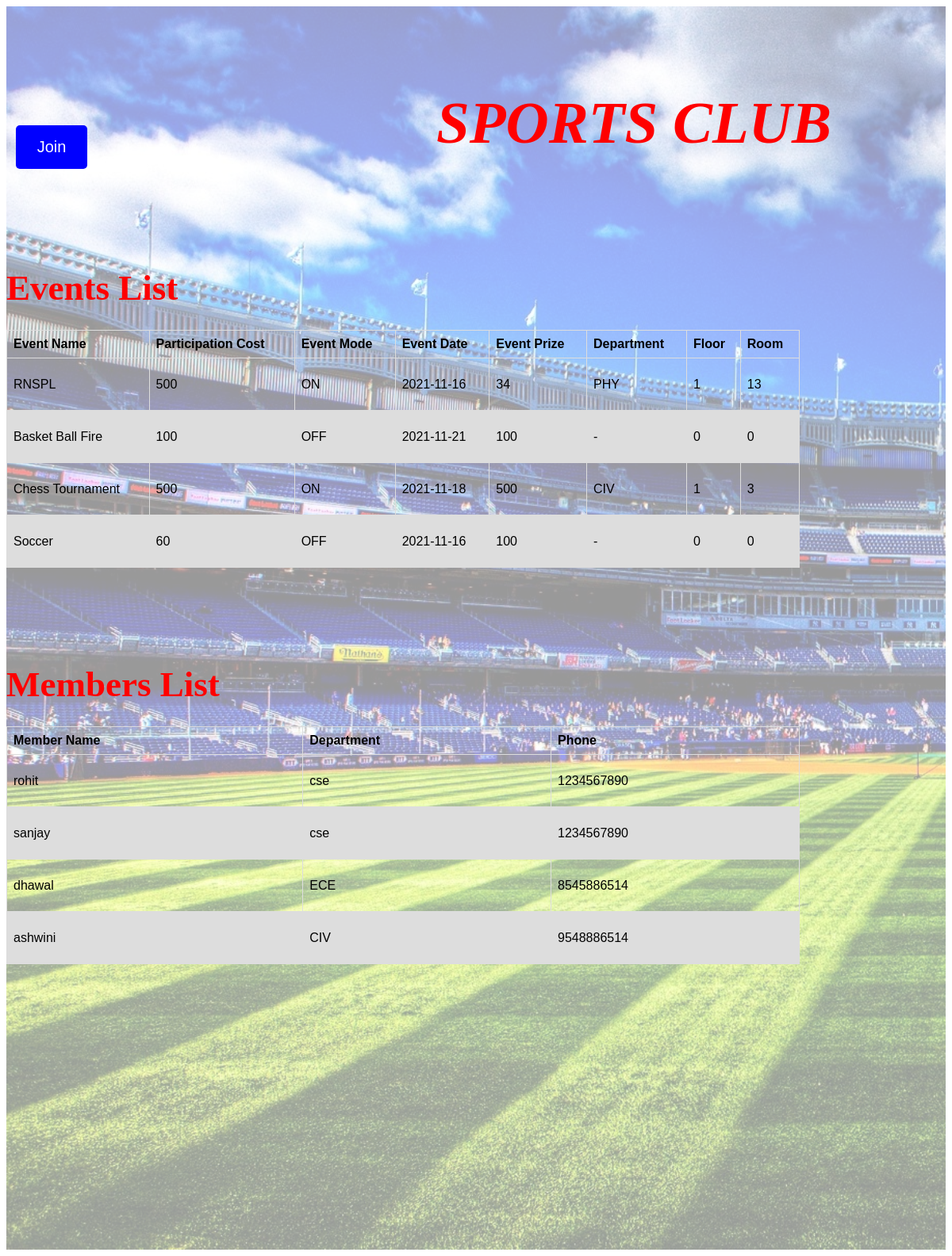
The app's page /participant/p_sports.php with its own data.
### tables this page shows
CREATE TABLE `events` (
  `EID` int(11) NOT NULL,
  `EVENT_NAME` varchar(128) DEFAULT NULL,
  `PARTICIPATION_COST` varchar(128) DEFAULT NULL,
  `EVENT_MODE` varchar(128) DEFAULT NULL,
  `EVENT_DATE` date DEFAULT NULL,
  `EVENT_PRIZES` varchar(128) DEFAULT NULL,
  `CID` int(11) DEFAULT NULL,
  `LID` int(11) DEFAULT NULL,
  `EXID` int(11) DEFAULT NULL
);

CREATE TABLE `location` (
  `LID` int(11) NOT NULL,
  `DEPARTMENT` varchar(128) DEFAULT NULL,
  `FLOOR` int(11) DEFAULT NULL,
  `ROOM` int(11) DEFAULT NULL
);

CREATE TABLE `member` (
  `MID` int(11) NOT NULL,
  `NAME` varchar(128) DEFAULT NULL,
  `DEPARTMENT` varchar(128) DEFAULT NULL,
  `USN` varchar(128) DEFAULT NULL,
  `PHNO` varchar(128) DEFAULT NULL,
  `CID` int(11) DEFAULT NULL
);

### participant/p_sports.php (the view, shortened to what this page needs)
<?php
$m_sports1 = [];
$m_sports2 = [];
try
{
    $pdo = new PDO("mysql:host=localhost;dbname=project", "manasa", "2929");
    $pdo->setAttribute(PDO::ATTR_ERRMODE, PDO::ERRMODE_EXCEPTION);
    $all_sports1 = $pdo->query("SELECT * FROM events,location where events.CID=1 and events.LID=location.LID");
		$all_sports2= $pdo->query("SELECT NAME,DEPARTMENT,PHNO  FROM member WHERE CID=1");
    while ( $row = $all_sports1->fetch(PDO::FETCH_OBJ) )
		{
		    $m_sports1[] = $row;
		}
		while ( $row = $all_sports2->fetch(PDO::FETCH_OBJ) )
		{
				$m_sports2[] = $row;
		}
}
catch(PDOException $e)
{
    echo "Connection failed: " . $e->getMessage();
    die();
}
?>
<html>
<head>
  <link rel="stylesheet" type="text/css" href="../stylesheets/stylep.css">
</head>
<body>
<div class="ps_img">
</div>
<div class="header">
<h2>SPORTS CLUB<h2>
</div>
<div class="list">
  <h2>Events List</h2>
</div>
<div class ="tab">
<p>
	<table>
		<thead>
			<tr>
				<th>Event Name</th>
				<th>Participation Cost</th>
				<th>Event Mode</th>
				<th>Event Date</th>
				<th>Event Prize</th>
				<th>Department</th>
				<th>Floor</th>
				<th>Room</th>
			</tr>
		</thead>
		<tbody>
			<?php foreach($m_sports1 as $m_sport1) :?>
										<tr>
					<td><?php echo $m_sport1->EVENT_NAME; ?></td>
					<td><?php echo $m_sport1->PARTICIPATION_COST; ?></td>
					<td><?php echo $m_sport1->EVENT_MODE; ?></td>
					<td><?php echo $m_sport1->EVENT_DATE; ?></td>
					<td><?php echo $m_sport1->EVENT_PRIZES; ?></td>
					<td><?php echo $m_sport1->DEPARTMENT; ?></td>
					<td><?php echo $m_sport1->FLOOR; ?></td>
					<td><?php echo $m_sport1->ROOM; ?></td>
										</tr>
								<?php endforeach; ?>
		</tbody>
	</table>
</p>
</div>
<div class="list2">
  <h2>Members List</h2>
</div>
<div class ="tab2">
<p>
	<table>
		<thead>
			<tr>
				<th>Member Name</th>
				<th>Department</th>
				<th>Phone</th>
			</tr>
		</thead>
		<tbody>
			<?php foreach($m_sports2 as $m_sport2) :?>
										<tr>
					<td><?php echo $m_sport2->NAME; ?></td>
					<td><?php echo $m_sport2->DEPARTMENT; ?></td>
					<td><?php echo $m_sport2->PHNO; ?></td>
										</tr>
								<?php endforeach; ?>
		</tbody>
	</table>
</p>
</div>
<button class="i6"onclick="document.getElementById('id02').style.display='block'">Join</button>
</body>
</html>

### stylesheets/stylep.css (style rules this page uses)
* { box-sizing: border-box; }
.ps_img { background: url("../images/s_img.jpg"); background-size: cover; height:200%; opacity: 0.4; }
.header { position: absolute; top:50px; left:550px; font-size: 50px; font-style: italic; color: red; }
table { font-family: arial, sans-serif; border-collapse: collapse; width: 1000px; height:300px; }
td, th { border: 1px solid #dddddd; text-align: left; padding: 8px; }
tr:nth-child(even) { background-color: #dddddd; }
.list { position: absolute; top:300px; font-size: 30px; color: red; }
.tab { position: absolute; top:400px; }
.list2 { position: absolute; top:800px; font-size: 30px; color: red; }
.tab2 { position: absolute; top:900px; }
.i6 { font-size:20px; position:absolute; top:150px; left:20px; height:55px; width:90px; background-color: #0000FF; border-radius: 5px 5px; }
button { background-color: #4CAF50; color: white; padding: 14px 20px; margin: 8px 0; border: none; cursor: pointer; width: 100%; }

### records on screen
events: EVENT_NAME "RNSPL", PARTICIPATION_COST "500", EVENT_MODE "ON", EVENT_DATE "2021-11-16", EVENT_PRIZES "34", LID.DEPARTMENT "PHY", LID.FLOOR "1", LID.ROOM "13"
events: EVENT_NAME "Basket Ball Fire", PARTICIPATION_COST "100", EVENT_MODE "OFF", EVENT_DATE "2021-11-21", EVENT_PRIZES "100", LID.DEPARTMENT "-", LID.FLOOR "0", LID.ROOM "0"
events: EVENT_NAME "Chess Tournament", PARTICIPATION_COST "500", EVENT_MODE "ON", EVENT_DATE "2021-11-18", EVENT_PRIZES "500", LID.DEPARTMENT "CIV", LID.FLOOR "1", LID.ROOM "3"
events: EVENT_NAME "Soccer", PARTICIPATION_COST "60", EVENT_MODE "OFF", EVENT_DATE "2021-11-16", EVENT_PRIZES "100", LID.DEPARTMENT "-", LID.FLOOR "0", LID.ROOM "0"
member: NAME "rohit", DEPARTMENT "cse", PHNO "1234567890"
member: NAME "sanjay", DEPARTMENT "cse", PHNO "1234567890"
member: NAME "dhawal", DEPARTMENT "ECE", PHNO "8545886514"
member: NAME "ashwini", DEPARTMENT "CIV", PHNO "9548886514"
